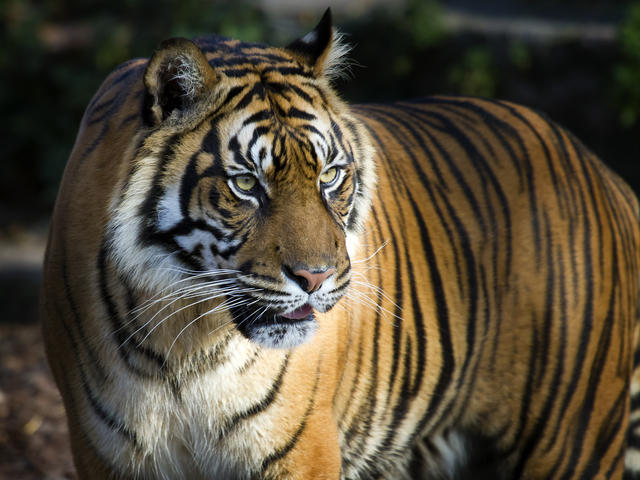
#> input picture Images/tiger.jpg, 640 x 480 px, found by its file name
$ python BasicOperations.py
#> lines starting #> are read from the running program, lines starting #| are printed output that depends on the picture; after the words box and inside, x2 and y2 are one past the last pixel; in counts of white or black regions, pixels touching at a corner belong together
import cv2
import numpy as np
import matplotlib
matplotlib.use('agg')
import matplotlib.pyplot as plt

img = cv2.imread('/home/ani/opencv_tut/Images/tiger.jpg',cv2.IMREAD_COLOR)
#> img is the input picture: shape (480, 640, 3); mean B, G, R 58, 74.9, 84.2
img[55,55] = [255,255,255]
#> img: shape (480, 640, 3); under 0.01% of pixels changed, all inside (x1, y1, x2, y2) = (55, 55, 56, 56)
px = img[55,55]
#> px = [255, 255, 255]
img[100:150, 100:150] = [255,255,255]
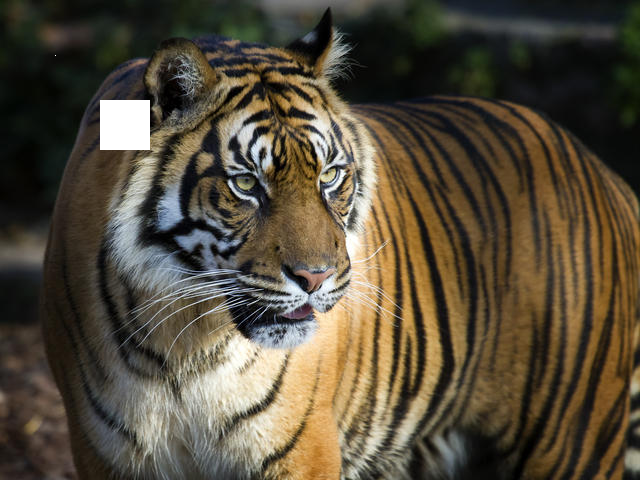
#> img: shape (480, 640, 3); mean B, G, R 59.8, 76.6, 85.8
tiger_ear = img[37:111, 107:194]
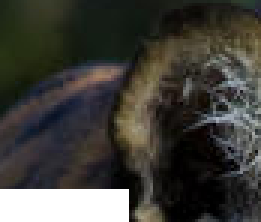
#> tiger_ear: shape (74, 87, 3) (shown 3 times larger); mean B, G, R 57.3, 62.8, 63.8
img[0:74, 0:87] = tiger_ear
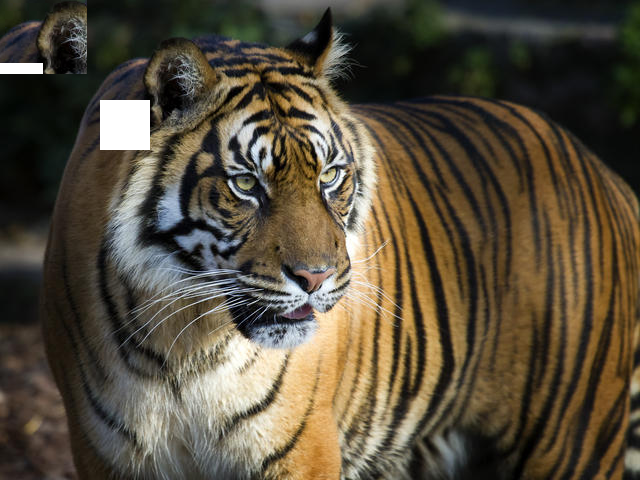
#> img: shape (480, 640, 3); 2.1% of pixels changed, all inside (x1, y1, x2, y2) = (0, 0, 87, 74)
cv2.imshow('image',img)
cv2.waitKey(0)
cv2.destroyAllWindows()
